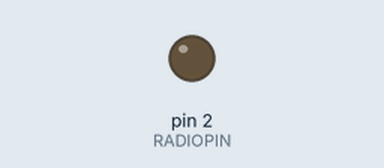
The program below on a simulated Arduino Nano, built with avr-gcc and run on an emulated ATmega328P. Shown: output pins drawn as LEDs (lit = HIGH).

Above: at 0.5 s.
At 15.28 s:
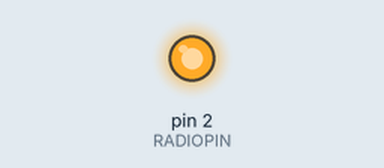
Timing chart, 0 to 15.6 s (numbered marks = the images above):
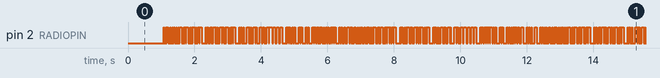

The program:

main.cpp
```cpp
#include <interrupts.h>
#include <rtty.h>
#include <scheduling.h>
#include <util.h>

#include <Arduino.h>
#include <string.h>
#include <util/crc16.h>

constexpr static PinID const RADIOPIN = 2;

static void setupTimer();
static uint16_t gps_CRC16_checksum(char const* string);

class TaskSend : public Task
{
  public:
  TaskSend() {}
  virtual void run();

  private:
  TaskSend(TaskSend const&) = delete;
  TaskSend& operator=(TaskSend const&) = delete;
};

static TaskSend taskSend;
static Task* const tasks[] = {&taskSend};
static PayloadLayer payloadLayer;
static SignalLayer signalLayer(&payloadLayer);

void TaskSend::run()
{
  constexpr char const* const TEST_STR = "RTTY TEST BEACON";
  char payload[64];
  auto curTime = millis();
  snprintf(payload, sizeof(payload), "$$%s %lu", TEST_STR, curTime);
  auto checksum = gps_CRC16_checksum(payload);
  auto length = snprintf(payload, sizeof(payload), "$$%s %lu*%04X\n", TEST_STR, curTime, checksum);
  auto rc = payloadLayer.setPayload(reinterpret_cast<byte const*>(payload), length);

  this->schedule(rc == RC_OK ? 1000 : 100);
}

void setup()
{
  pinMode(RADIOPIN, OUTPUT);

  setupTimer();
  taskSend.schedule(1000);
}

void loop()
{
  for (auto task : tasks)
  {
    task->execute();
  }
}

ISR(TIMER1_COMPA_vect)
{
  bool value;
  auto rc = signalLayer.getSignal(value);

  if (rc == RC_OK)
  {
    digitalWrite(RADIOPIN, value ? HIGH : LOW);
  }
}

static void setupTimer()
{
  constexpr static uint64_t const TX_PERIOD_US = UINT64_C(20150); // hz/baud
  constexpr static uint64_t const T1_PRESCALER = UINT64_C(8);
  constexpr static uint64_t const INTERNAL_CLOCK = F_CPU; // hz

  volatile InterruptGuard guard;

  TCCR1A = 0;
  TCCR1B = 0;
  TCNT1 = 0; // initialize counter value to 0
  OCR1A = (INTERNAL_CLOCK * TX_PERIOD_US) / (T1_PRESCALER * 1e6) - 1; // set compare match register
  TCCR1B |= (1 << WGM12);                                             // turn on CTC mode
  TCCR1B |= (1 << CS11);   // Set CS11 bit for 8 prescaler
  TIMSK1 |= (1 << OCIE1A); // enable timer compare interrupt
}

static uint16_t gps_CRC16_checksum(char const* string)
{
  size_t i;
  uint16_t crc;
  uint8_t c;

  crc = 0xFFFF;

  // Calculate checksum ignoring the first two $s
  for (i = 2; i < strlen(string); i++)
  {
    c = string[i];
    crc = _crc_xmodem_update(crc, c);
  }

  return crc;
}
```

interrupts.h
```cpp
#ifndef INTERRUPTS_H
#define INTERRUPTS_H

#include <Arduino.h>

class InterruptGuard final
{
  public:
  InterruptGuard() { noInterrupts(); }
  ~InterruptGuard() { interrupts(); }

  private:
  InterruptGuard(InterruptGuard const&) = delete;
  InterruptGuard& operator=(InterruptGuard const&) = delete;
};


#endif /* INTERRUPTS_H */
```

rtty.cpp
```cpp
#include <interrupts.h>
#include <rtty.h>

RC PayloadLayer::getByte(byte& val)
{
  if (offset == payloadLength)
  {
    return RC_FINISHED;
  }
  val = payload[offset];
  offset++;
  return RC_OK;
}

RC PayloadLayer::setPayload(byte const* buf, Length len)
{
  volatile InterruptGuard guard;
  if (offset != payloadLength)
  {
    return RC_CONTINUE;
  }
  payloadLength = (len < sizeof(payload) ? len : sizeof(payload));
  offset = 0;
  memcpy(payload, buf, payloadLength);
  return RC_OK;
}

RC SignalLayer::getSignal(bool& value)
{
  if (offset == OFFSET_START)
  {
    auto rc = payloadLayer->getByte(curByte);
    if (rc != RC_OK)
    {
      return rc;
    }
    value = false;
  }
  else if (offset >= OFFSET_DATA0 && offset < OFFSET_STOP1)
  {
    value = (curByte >> (offset - OFFSET_DATA0)) & 1;
  }
  else if (offset >= OFFSET_STOP1)
  {
    value = true;
  }
  offset = (offset < OFFSET_STOP2) ? offset + 1 : OFFSET_START;
  return RC_OK;
}
```

rtty.h
```cpp
#ifndef RTTY_H
#define RTTY_H

#include <util.h>

#include <Arduino.h>

using Length = uint8_t;
using Offset = uint8_t;

class PayloadLayer
{
  public:
  PayloadLayer() : payload{}, payloadLength(0), offset(0) {}
  RC getByte(byte& val);
  RC setPayload(byte const* buf, Length len);

  private:
  constexpr static size_t const MAX_PAYLOAD_SIZE = 64;
  byte payload[MAX_PAYLOAD_SIZE];
  Length payloadLength;
  Offset offset;
};

// encodes to RTTY (7 bits ASCII and includes start-/stop-bits)
class SignalLayer
{
  public:
  SignalLayer(PayloadLayer* payloadLayer) : payloadLayer(payloadLayer), offset(0), curByte(0) {}
  RC getSignal(bool& value);

  private:
  constexpr static Offset const OFFSET_START = 0;
  constexpr static Offset const OFFSET_DATA0 = 1;
  constexpr static Offset const OFFSET_STOP1 = 8;
  constexpr static Offset const OFFSET_STOP2 = 9;

  PayloadLayer* payloadLayer;
  Offset offset;
  byte curByte;
};

#endif /* RTTY_H */
```

scheduling.cpp
```cpp
#include <scheduling.h>

#include <Arduino.h>

void Task::execute()
{
  if (!active)
  {
    return;
  }
  auto curTime = millis();
  if (curTime - lastRun < period)
  {
    return;
  }

  lastRun = curTime;
  active = false;
  run();
}

void Task::schedule(Period when)
{
  period = when;
  active = true;
}
```

scheduling.h
```cpp
#ifndef SCHEDULING_H
#define SCHEDULING_H

using Period = unsigned long; // millis(), micros(), ...

class Task
{
  public:
  Task() : active(false), lastRun(0), period(0) {}
  virtual ~Task() {}
  virtual void run() = 0;
  void execute();
  void schedule(Period when);

  private:
  Task(Task const&) = delete;
  Task& operator=(Task const&) = delete;

  bool active;
  Period lastRun;
  Period period;
};

#endif /* SCHEDULING_H */
```

util.h
```cpp
#ifndef UTIL_H
#define UTIL_H

#include <stdint.h>

using PinID = uint8_t;
using RC = uint8_t;

constexpr static RC const RC_OK = 0x00;
constexpr static RC const RC_FINISHED = 0x01;
constexpr static RC const RC_CONTINUE = 0x02;
constexpr static RC const RC_ERROR = 0x80;

constexpr bool isRcError(RC rc) { return (rc & RC_ERROR) == RC_ERROR; }
constexpr bool isRcOk(RC rc) { return !isRcError(rc); }

#endif /* UTIL_H */
```
